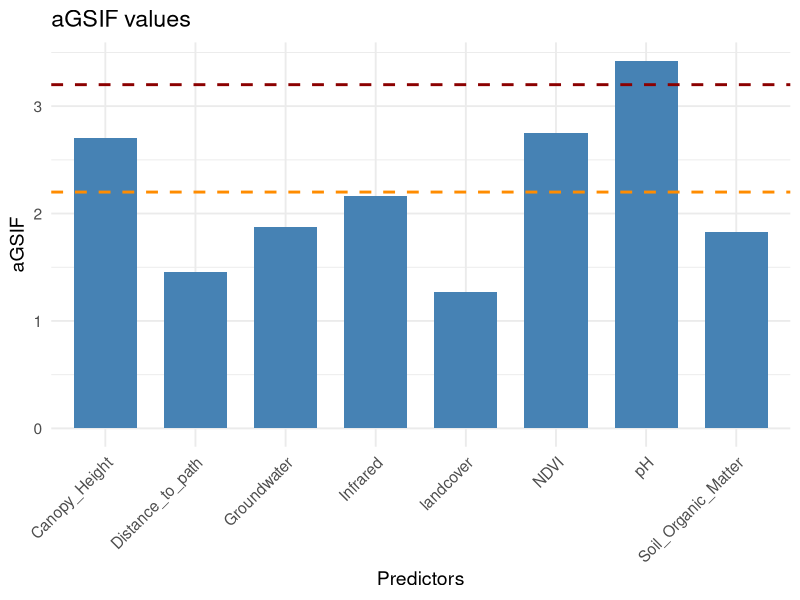

Generate this figure with R: (Note: this script raises an error after producing the figure.)
# Load required packages
library(terra)
library(sf)
library(car)
library(dplyr)
library(ggplot2)
library(tibble)

# 1. Read environmental variables data (as df)
env_data <- read.csv("env_data_total_100m_buffer.csv")
env_data <- as.data.frame(env_data)

summary(env_data)

any(rowSums(is.na(env_data)) > 0)        # Are there NA rows?
#Remove rows with NA values
env_data <- na.omit(env_data)

#remove columns not required for analysis
env_data <- env_data %>%
  dplyr::select(-plot_code, , -location, -USP_location, -Latitude_GIS, -Longitude_GIS, -plot_total_alphadiv)

summary(env_data)


response = env_data[,1]  # Save response variable
env_data <- env_data[, -1]  # Remove response variable from env_data for VIF analysis

summary(env_data)


# ========== 6. Remove response variable and one-hot encode categorical variables (soilcode, landcover) ==========
#env_data_vif <- as.data.frame(model.matrix(~ . - 1, data = env_data[,-1]))
#any(rowSums(is.na(env_data_vif)) > 0)        # Are there NA rows?

# ========== 7. Remove rows with missing data ==========
#env_data_vif <- env_data_vif[complete.cases(env_data_vif), ]

# ========== 8. Standardize (scale) all variables ==========
# Which columns are numeric?
num_vars <- env_data %>% select(where(is.numeric)) %>% names()

# Which columns are categorical? (factor or character)
cat_vars <- env_data %>% select(where(~ is.factor(.) | is.character(.))) %>% names()

#env_data_vif_scaled <- env_data %>%
#  mutate(across(all_of(num_vars), ~ scale(.)[, 1]))   # [,1] drops the matrix class

env_data_vif_scaled <- env_data

summary(env_data_vif_scaled)

#remove Temp_min as it is highly correlated with Temp_mean and Temp_max
env_data_vif_scaled <- env_data_vif_scaled %>% select(-Temp_min)
# #remove Temp_mean as it is highly correlated with Temp_max
env_data_vif_scaled <- env_data_vif_scaled %>% select(-Temp_mean)
# #remove Temp_max as the VIF value is still too high
env_data_vif_scaled <- env_data_vif_scaled %>% select(-Temp_max)
# remove Precitipation as it is highly correlated with DTM
env_data_vif_scaled <- env_data_vif_scaled %>% select(-Precipitation)
# remove DTM as it is highly correlated with Precipitation and pH
env_data_vif_scaled <- env_data_vif_scaled %>% select(-DTM)
# # #remove Soil organic matter as it is highly correlated with distance to path and pH
# # env_data_vif_scaled <- env_data_vif_scaled %>% select(-Soil_organic_matter)
# # #remove Groundwater as it is highly correlated with distance to path
# env_data_vif_scaled <- env_data_vif_scaled %>% select(-Groundwater)
# #remove pH as it has the highest VIF score
# env_data_vif_scaled <- env_data_vif_scaled %>% select(-pH)
# #remove soilcode 
env_data_vif_scaled <- env_data_vif_scaled %>% select(-soilcode)


#cor(env_data_vif_scaled)

# ========== 9. VIF Analysis ==========
lm_vif <- lm(response ~ . , data = env_data_vif_scaled)

# -------------------------------------------------
# Identify aliased coefficients
# -----------------------------------------------
aliased_vec   <- summary(lm_vif)$aliased          # logical vector
aliased_names <- names(aliased_vec)[aliased_vec]

cat("Aliased coefficients (dropped because of singularities):\n")
print(aliased_names)

# # -------------------------------------------------
# # Optional: refit without the offending term(s)
# # -------------------------------------------------
# if (length(aliased_names) > 0) {
#   new_formula <- reformulate(
#     termlabels = setdiff(attr(terms(lm_vif), "term.labels"), aliased_names),
#     response   = as.character(formula(lm_vif))[2]
#   )
#   lm_fit_refit <- lm(new_formula, data = env_data_vif_scaled)
#   cat("\nRefitted model (without aliased terms):\n")
#   print(summary(lm_fit_refit))
# }



#are there aliased coefficients?
alias(lm_vif)
#which are the aliased coefficients
summary(lm_vif)$aliased

#remove rows with aliased coefficients from the data
#env_data_vif_scaled <- env_data_vif_scaled %>% select(-c("landcover"))

lm_vif2 <- update(lm_vif, . ~ . - landcover)


vif_values <- vif(lm_vif)
alias(lm_vif)
print(vif_values)

#create barplot showing horizontal line where VIF values are above √5 or √10 (2.2 or 3.2)

#convert vif_values to data frame
df <- as.data.frame(vif_values)
df_long <- tibble::rownames_to_column(df, var = "Bar")

ggplot(df_long, aes(x = Bar, y = `GVIF^(1/(2*Df))`)) +
  geom_col(fill = "steelblue", width = 0.7) +
  geom_hline(yintercept = 2.2, colour = "darkorange", linetype = "dashed", linewidth = 1) +
  geom_hline(yintercept = 3.2, colour = "darkred",    linetype = "dashed", linewidth = 1) +
  labs(title = "aGSIF values",
       x = "Predictors", y = "aGSIF") +
  theme_minimal(base_size = 14) +
  theme(axis.text.x = element_text(angle = 45, hjust = 1))

# # Creating a correlation matrix
cor_matrix <- cor(env_data_vif_scaled[c("Distance_to_path", "Infrared", "NDVI", "pH", "Canopy_height")])
# Visualizing the correlation matrix
library(corrplot)
abs_cor_matrix <- abs(cor_matrix)    # Take absolute value
corrplot(abs_cor_matrix, method = "color", addCoef.col = "black", tl.cex = 0.8)

#image(cor_matrix, main = "Correlation Matrix", col = colorRampPalette(c("blue", "white", "red"))(20), axes = )


# # 10. Optionally, remove variables with VIF > 5 or 10, and repeat
# high_vif_vars <- names(vif_values[vif_values > 5])
# print("Variables with VIF > 5:")
# print(high_vif_vars)
#env_data_vif_scaled_final <- env_data_vif_scaled[, !(names(env_data_vif_scaled) %in% high_vif_vars)]
